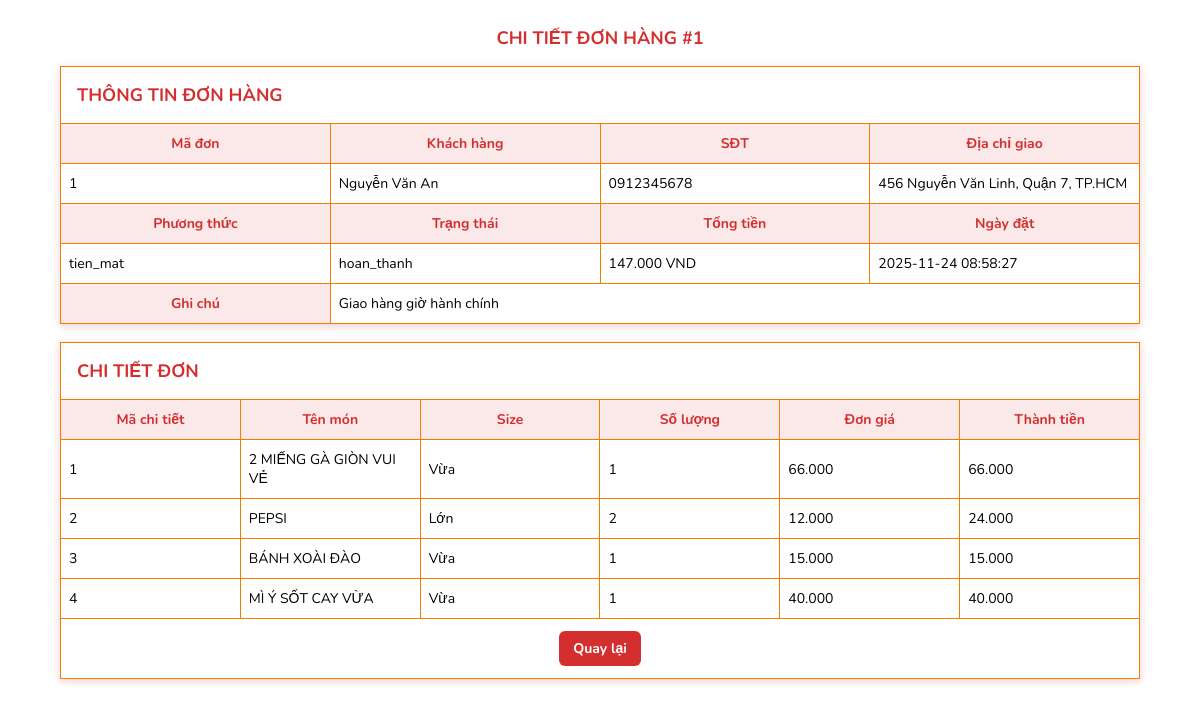
The page /chi_tiet_don.php?order_id=1 on the database its author committed.
### tables this page shows
CREATE TABLE DonHang (
    MaDonHang INT AUTO_INCREMENT PRIMARY KEY,
    MaUser INT NOT NULL,
    TongTien DECIMAL(18,2) NOT NULL,
    TrangThai ENUM('cho_xac_nhan', 'dang_xu_ly', 'dang_giao', 'hoan_thanh', 'da_huy') DEFAULT 'cho_xac_nhan',
    PhuongThucThanhToan ENUM('tien_mat', 'chuyen_khoan', 'the', 'vi_dien_tu'),
    DiaChiGiaoHang TEXT,
    SDTGiaoHang VARCHAR(15),
    GhiChu TEXT,
    NgayDat DATETIME DEFAULT CURRENT_TIMESTAMP,
    NgayCapNhat DATETIME DEFAULT CURRENT_TIMESTAMP ON UPDATE CURRENT_TIMESTAMP,
    FOREIGN KEY (MaUser) REFERENCES Users(MaUser) ON DELETE CASCADE
);

CREATE TABLE Users (
    MaUser INT AUTO_INCREMENT PRIMARY KEY,
    Ho VARCHAR(100) NOT NULL,
    Ten VARCHAR(100) NOT NULL,
    SDT VARCHAR(15) NOT NULL UNIQUE,
    Email VARCHAR(255) NOT NULL UNIQUE,
    DiaChi TEXT,
    QuyenHan ENUM('admin', 'nhanvien', 'khachhang') NOT NULL DEFAULT 'khachhang',
    MatKhau BINARY(32) NOT NULL,  
    NgayTao DATETIME DEFAULT CURRENT_TIMESTAMP,
    
    INDEX idx_email (Email),
    INDEX idx_sdt (SDT)
);

CREATE TABLE ChiTietDonHang (
    MaChiTiet INT AUTO_INCREMENT PRIMARY KEY,
    MaDonHang INT NOT NULL,
    MaBienThe INT NOT NULL,
    SoLuong INT NOT NULL,
    DonGia DECIMAL(18,2) NOT NULL,
    ThanhTien DECIMAL(18,2) NOT NULL,
    FOREIGN KEY (MaDonHang) REFERENCES DonHang(MaDonHang) ON DELETE CASCADE,
    FOREIGN KEY (MaBienThe) REFERENCES BienTheMonAn(MaBienThe) ON DELETE CASCADE
);

CREATE TABLE MonAn (
    MaMonAn INT AUTO_INCREMENT PRIMARY KEY,
    TenMonAn VARCHAR(255) NOT NULL,
    HinhAnh VARCHAR(500),
    MoTa TEXT,  
    
    MaLoai INT,
    FOREIGN KEY (MaLoai) REFERENCES LoaiMonAn(MaLoai)
        ON DELETE SET NULL 
        ON UPDATE CASCADE
);

CREATE TABLE KichThuoc (
    MaSize INT AUTO_INCREMENT PRIMARY KEY,
    TenSize VARCHAR(50) NOT NULL UNIQUE
);

### chi_tiet_don.php (the view, shortened to what this page needs)
<!DOCTYPE html>
<html lang="en">
<head>
    <link rel="stylesheet" href="../css/chi_tiet_don.css">
</head>
<body>
    <?php
        $hostname = "localhost";
        $username = "root";
        $password = "";
        $dbname = "quanly_cua_hang";
        $conn = mysqli_connect($hostname, $username, $password, $dbname);
        $orderId = isset($_GET['order_id']) ? (int)$_GET['order_id'] : 0;
        $sqlOrder = "SELECT dh.*, u.Ho, u.Ten, u.Email
                     FROM DonHang dh
                     LEFT JOIN Users u ON dh.MaUser = u.MaUser
                     WHERE dh.MaDonHang = $orderId";
        $resOrder = mysqli_query($conn, $sqlOrder);
        $order = mysqli_fetch_assoc($resOrder);
        $sqlItems = "SELECT c.MaChiTiet, c.MaBienThe, c.SoLuong, c.DonGia, c.ThanhTien,
                            b.MaMonAn, m.TenMonAn, m.HinhAnh, kt.TenSize
                     FROM ChiTietDonHang c
                     LEFT JOIN BienTheMonAn b ON c.MaBienThe = b.MaBienThe
                     LEFT JOIN MonAn m ON b.MaMonAn = m.MaMonAn
                     LEFT JOIN KichThuoc kt ON b.MaSize = kt.MaSize
                     WHERE c.MaDonHang = $orderId";
        $resItems = mysqli_query($conn, $sqlItems);
    ?>
    <div class="table-container" style="width: 100%; display: flex; flex-direction: column; align-items: center;">
        <div class="page-header" style="width: 95%; margin-bottom: 10px; text-align: center;">
            <h2>CHI TIẾT ĐƠN HÀNG #<?php echo $orderId; ?></h2>
        </div>
    <form class="form1">
        <table>
            <tr>
                <td colspan="4"><h2>THÔNG TIN ĐƠN HÀNG</h2></td>
            </tr>
            <tr class="tieude">
                <td>Mã đơn</td>
                <td>Khách hàng</td>
                <td>SĐT</td>
                <td>Địa chỉ giao</td>
            </tr>
            <tr class="noidung">
                <td><?php echo $order['MaDonHang']; ?></td>
                <td><?php echo htmlspecialchars(trim($order['Ho'] . ' ' . $order['Ten'])); ?></td>
                <td><?php echo htmlspecialchars($order['SDTGiaoHang']); ?></td>
                <td><?php echo htmlspecialchars($order['DiaChiGiaoHang']); ?></td>
            </tr>
            <tr class="tieude">
                <td>Phương thức</td>
                <td>Trạng thái</td>
                <td>Tổng tiền</td>
                <td>Ngày đặt</td>
            </tr>
            <tr class="noidung">
                <td><?php echo htmlspecialchars($order['PhuongThucThanhToan']); ?></td>
                <td><?php echo htmlspecialchars($order['TrangThai']); ?></td>
                <td><?php echo number_format($order['TongTien'], 0, ',', '.'); ?> VND</td>
                <td><?php echo $order['NgayDat']; ?></td>
            </tr>
            <tr>
                <td class="label-cell">Ghi chú</td>
                <td colspan="3"><?php echo nl2br(htmlspecialchars($order['GhiChu'])); ?></td>
            </tr>
        </table>
    </form>
    <form class="form2">
        <table>
            <tr>
                <td colspan="6"><h2>CHI TIẾT ĐƠN</h2></td>
            </tr>
            <tr class="tieude">
                <td>Mã chi tiết</td>
                <td>Tên món</td>
                <td>Size</td>
                <td>Số lượng</td>
                <td>Đơn giá</td>
                <td>Thành tiền</td>
            </tr>
            <?php
                if ($resItems && mysqli_num_rows($resItems) > 0)
                {
                    while ($item = mysqli_fetch_assoc($resItems))
                    {
                        echo "<tr class='noidung'>";
                        echo "<td>" . $item['MaChiTiet'] . "</td>";
                        echo "<td>" . htmlspecialchars($item['TenMonAn']) . "</td>";
                        echo "<td>" . htmlspecialchars($item['TenSize']) . "</td>";
                        echo "<td>" . (int)$item['SoLuong'] . "</td>";
                        echo "<td>" . number_format($item['DonGia'], 0, ',', '.') . "</td>";
                        echo "<td>" . number_format($item['ThanhTien'], 0, ',', '.') . "</td>";
                        echo "</tr>";
                    }
                }
                else
                {
                    echo "<tr><td colspan='6'>Không có sản phẩm trong đơn.</td></tr>";
                }
            ?>
            <tr>
                <td colspan="6" class="tdbtn">
                    <a href="duyet_don.php" class="btnBack">Quay lại</a>
                </td>
            </tr>
        </table>
    </form>
    </div> </body>
</html>

### css/chi_tiet_don.css (style rules this page uses)
body { font-family: 'Nunito', sans-serif; margin: 0; padding: 20px 0 40px 0; display: flex; justify-content: center; background-color: #fff; }
.form1, .form2 { width: 90%; max-width: 1100px; margin-bottom: 18px; }
form table { border-collapse: collapse; width: 100%; table-layout: fixed; font-size: 14px; box-shadow: 0 2px 8px rgba(211, 47, 47, 0.25); }
form td { border: 1px solid #f57c00; padding: 10px 8px; vertical-align: middle; text-align: left; background: #fff; word-wrap: break-word; }
form tr.tieude td, form tr.tieude th { background: rgba(211, 47, 47, 0.1); color: #d32f2f; font-weight: 700; text-align: center; }
.label-cell { background-color: rgba(211, 47, 47, 0.1); color: #d32f2f; font-weight: 700; text-align: center; }
form tr.noidung td { text-align: left; }
h2 { margin: 0; padding: 6px 8px; font-size: 18px; color: #d32f2f; }
.tdbtn { text-align: center; padding: 12px 0; }
.btnBack { display: inline-block; padding: 8px 14px; background: #d32f2f; color: #fff; border-radius: 6px; text-decoration: none; font-weight: 700; }

### rows shown on the page
donhang: MaDonHang "1", MaUser.Ten "Nguyễn Văn An", SDTGiaoHang "0912345678", DiaChiGiaoHang "456 Nguyễn Văn Linh, Quận 7, TP.HCM", PhuongThucThanhToan "tien_mat", TrangThai "hoan_thanh", TongTien "147.000", NgayDat "2025-11-24 08:58:27", GhiChu "Giao hàng giờ hành chính"
chitietdonhang: MaChiTiet "1", monan.TenMonAn "2 MIẾNG GÀ GIÒN VUI VẺ", kichthuoc.TenSize "Vừa", SoLuong "1", DonGia "66.000", ThanhTien "66.000"
chitietdonhang: MaChiTiet "2", monan.TenMonAn "PEPSI", kichthuoc.TenSize "Lớn", SoLuong "2", DonGia "12.000", ThanhTien "24.000"
chitietdonhang: MaChiTiet "3", monan.TenMonAn "BÁNH XOÀI ĐÀO", kichthuoc.TenSize "Vừa", SoLuong "1", DonGia "15.000", ThanhTien "15.000"
chitietdonhang: MaChiTiet "4", monan.TenMonAn "MÌ Ý SỐT CAY VỪA", kichthuoc.TenSize "Vừa", SoLuong "1", DonGia "40.000", ThanhTien "40.000"

### other values the page prints
$orderId "1"
